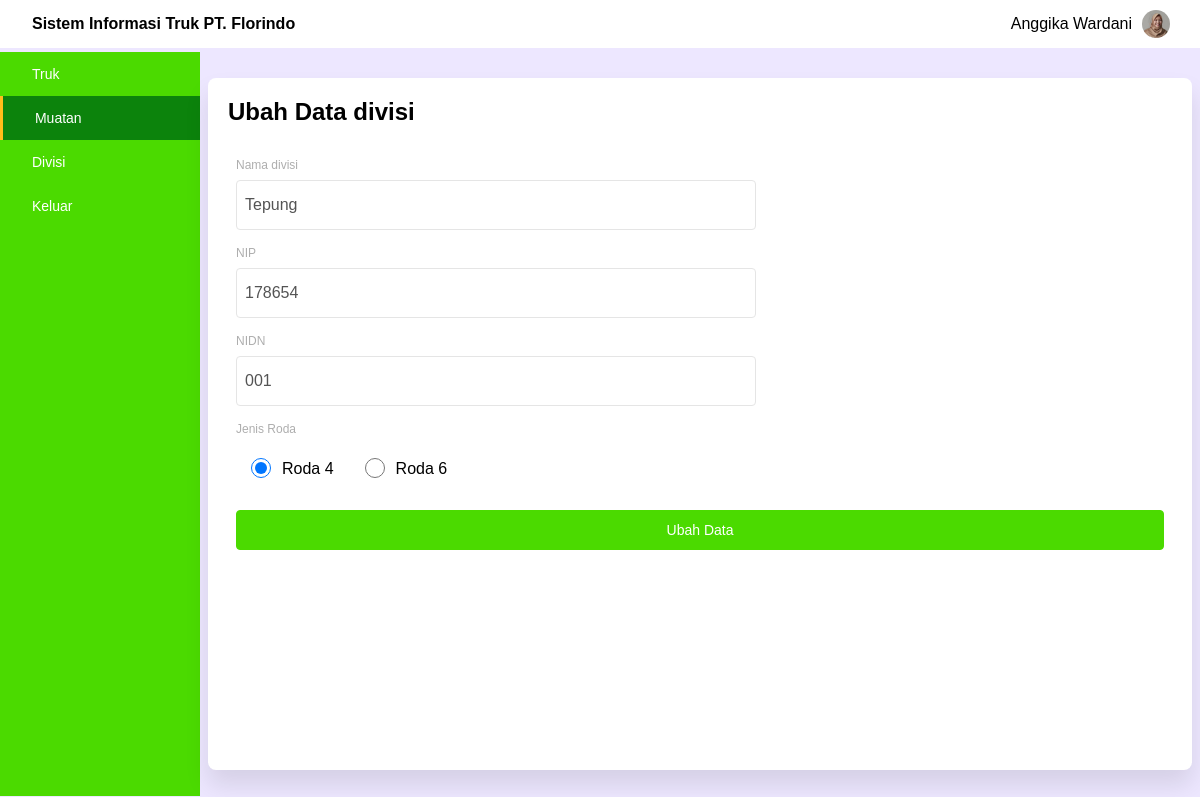
Screenshot of /ubahdivisi.php?id=13 (signed in) with the database file from the repository.
### tables this page shows
CREATE TABLE `divisi` (
  `id_divisi` int(11) NOT NULL,
  `nama_divisi` varchar(255) NOT NULL,
  `nip` varchar(50) NOT NULL,
  `nidn` varchar(50) NOT NULL,
  `jk` varchar(15) NOT NULL,
  `status` varchar(3) NOT NULL DEFAULT 'on'
);

### ubahdivisi.php (the view, shortened to what this page needs)
<?php
require 'include/function.php';
$id_divisi = $_GET['id'];
$query = "SELECT * FROM divisi WHERE id_divisi=$id_divisi";
$result = $conn->query($query);
$data = $result->fetch();
if ($data['jk'] == "Roda4") {
	$laki = true;
}
?>
<!DOCTYPE html>
<html>
<head>
	<link rel="stylesheet" type="text/css" href="css/style.css">
</head>
<body>
	<div class="container">
		<header>
			<h2>Sistem Informasi Truk PT. Florindo</h2>
			<div class="profil">
				<p><?= $_SESSION['nama']; ?></p>
				<img src="assets/img/prof2.png" alt="foto-profil">
			</div>
		</header>
		<main>
			<nav>
				<div class="truk">
					<a href="index.php">Truk</a>
				</div>
				<div class="muatan active">
					<a href="muatan.php">Muatan</a>
				</div>
				<div class="divisi">
					<a href="divisi.php">Divisi</a>
				</div>
				<div class="logout">
					<a href="logout.php">Keluar</a>
				</div>
			</nav>
			<article class="article">
				<h2 class="datatruk">Ubah Data divisi</h2>
				<form action="" method="post">
					<div class="input">
						<div class="input-group">
							<label for="nama">Nama divisi</label>
							<input type="text" name="nama" id="nama" required autocomplete="off" value="<?= $data['nama_divisi']; ?>">
						</div>
						<div class="input-group">
							<label for="nip">NIP</label>
							<input type="text" name="nip" id="nip" required autocomplete="off" value="<?= $data['nip']; ?>">
						</div>
						<div class="input-group">
							<label for="nidn">NIDN</label>
							<input type="text" name="nidn" id="nidn" required autocomplete="off" value="<?= $data['nidn']; ?>">
						</div>
						<div class="input-group radio-btn">
							<label>Jenis Roda</label>
							<div class="radio-wrapper">
								<input type="radio" name="jk" value="Roda4" id="laki" class="radio" <?= (isset($laki)) ? 'checked' : '' ?>>
								<label for="laki">Roda 4</label>
								<input type="radio" name="jk" value="Roda6" id="Roda6" class="radio" <?= (isset($laki)) ? '' : 'checked' ?>>
								<label for="Roda6">Roda 6</label>
							</div>
						</div>
						<button type="submit" name="btn-ubah">Ubah Data</button>
					</div>
				</form>
			</article>
		</main>
	</div>
</body>
</html>

### css/style.css (style rules this page uses)
* { margin: 0; padding: 0; box-sizing: border-box; text-decoration: none; }
body { font-family: sans-serif; }
.container { height: 100vh; width: 100vw; display: flex; background-color: #EDE7FF; flex-wrap: wrap; }
header { width: 100%; height: 48px; background-color: #fff; display: flex; justify-content: space-between; align-items: center; padding-left: 32px; padding-right: 20px; }
header h2 { font-size: 16px; font-weight: 600; }
.profil { display: flex; height: 100%; align-items: center; }
.profil img { width: 28px; height: 28px; border-radius: 50%; margin: 10px; }
main { width: 100%; height: 93%; display: flex; }
main nav { width: 200px; background-color: #4BDA00; height: 100%; display: flex; flex-direction: column; color: white; }
main nav div { height: 44px; width: 100%; display: flex; align-items: center; padding-left: 32px; font-size: 14px; font-weight: 520; }
main nav .active { background-color: #0c830c; }
main nav .active::before { content: ''; position: relative; left: -32px; height: 100%; width: 3px; background-color: #FFBE1A; }
main nav div a { text-decoration: none; color: inherit; width: 100%; }
.article { margin: auto; width: 82%; height: 93%; background-color: #fff; border-radius: 8px; padding: 20px; box-shadow: 0 15px 25px rgba(0, 0, 0, 0.1); }
.input { margin-top: 24px; font-size: 12px; color: #AEAEAE; display: flex; flex-wrap: wrap; justify-content: space-between; }
.input input, .input select { height: 50px; width: 520px; margin-top: 8px; font-size: 16px; color: #545454; padding-left: 8px; border: 1.2px solid #E5E5E5; border-radius: 4px; }
.article .input-group .radio-wrapper { height: 50px; width: 520px; display: flex; align-items: center; padding-top: 5px; }
.input-group { display: flex; flex-direction: column; margin: 8px; }
.article .input button { background-color: #4BDA00; color: #fff; width: 100%; border: 1.2px solid #4BDA00; border-radius: 4px; height: 40px; font-size: 14px; margin: 16px 8px; cursor: pointer; }
.article .input-group .radio { height: 20px; width: 50px; }
.article .input-group.radio-btn label:nth-child(2), .article .input-group.radio-btn label:last-child { font-size: 16px; color: #000; margin-top: 11px; margin-left: -4px; }
.article .input-group.radio-btn div .radio:nth-child(3) { margin-left: 16px; }

### rows the page displays
divisi: nama "Tepung", nip "178654", nidn "001"

### other values shown
$_SESSION['nama'] "Anggika Wardani"
